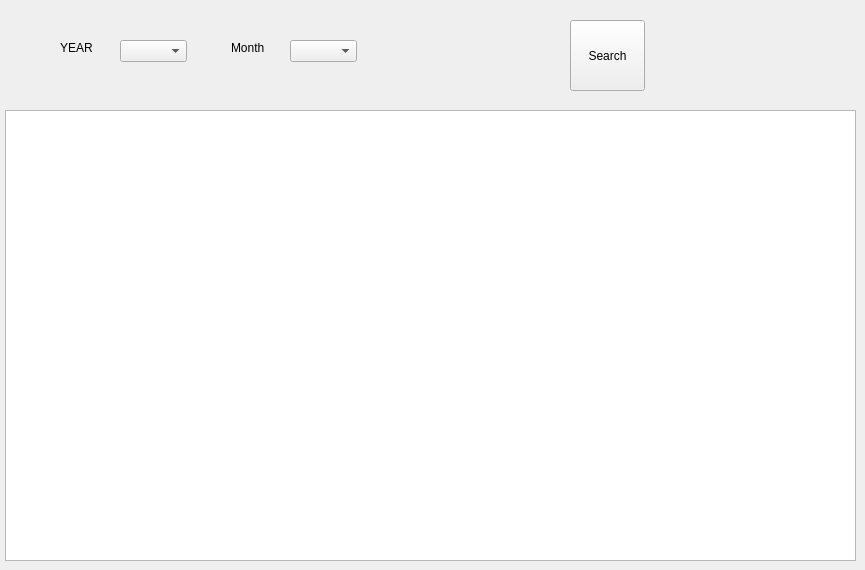
      <widget class="QWidget" name="tab_41">
       <attribute name="title">
        <string>Monthly Reports</string>
       </attribute>
       <widget class="QPushButton" name="pushButton_46">
        <property name="geometry">
         <rect>
          <x>570</x>
          <y>20</y>
          <width>75</width>
          <height>71</height>
         </rect>
        </property>
        <property name="text">
         <string>Search</string>
        </property>
       </widget>
       <widget class="QTableWidget" name="tableWidget_14">
        <property name="geometry">
         <rect>
          <x>5</x>
          <y>110</y>
          <width>851</width>
          <height>451</height>
         </rect>
        </property>
       </widget>
       <widget class="QLabel" name="label_68">
        <property name="geometry">
         <rect>
          <x>231</x>
          <y>40</y>
          <width>54</width>
          <height>16</height>
         </rect>
        </property>
        <property name="text">
         <string>Month</string>
        </property>
       </widget>
       <widget class="QLabel" name="label_69">
        <property name="geometry">
         <rect>
          <x>60</x>
          <y>40</y>
          <width>54</width>
          <height>16</height>
         </rect>
        </property>
        <property name="text">
         <string>YEAR</string>
        </property>
       </widget>
       <widget class="QComboBox" name="comboBox_28">
        <property name="geometry">
         <rect>
          <x>120</x>
          <y>40</y>
          <width>67</width>
          <height>22</height>
         </rect>
        </property>
       </widget>
       <widget class="QComboBox" name="comboBox_29">
        <property name="geometry">
         <rect>
          <x>290</x>
          <y>40</y>
          <width>67</width>
          <height>22</height>
         </rect>
        </property>
       </widget>
      </widget>
